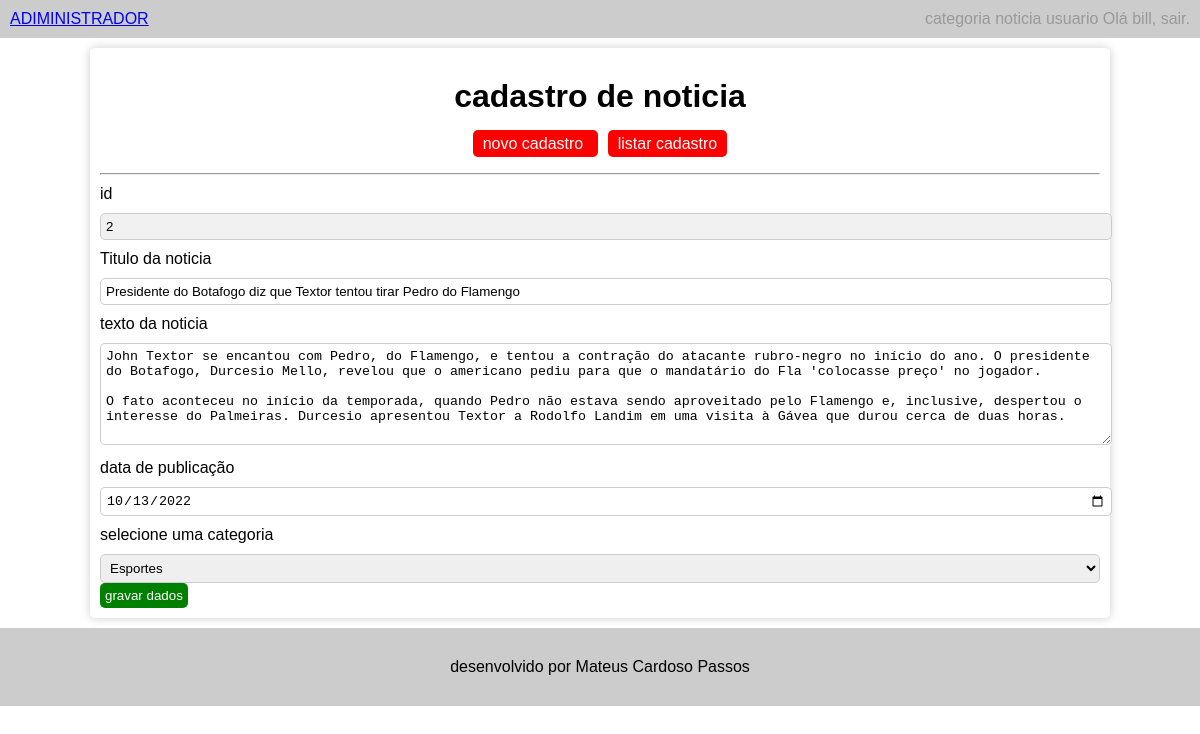
/adm/index.php?acao=cadastrar&tabela=noticia&id=2 (signed in), run on the app's committed database.
### tables this page shows
CREATE TABLE `noticia` (
  `id` int(11) NOT NULL,
  `titulo` varchar(200) NOT NULL,
  `texto` longtext NOT NULL,
  `data` date NOT NULL,
  `categoria_id` int(11) NOT NULL
);

### adm/cadastrar/noticia.php (the view, shortened to what this page needs)
<h1 class="center">cadastro de noticia</h1>
<p class="center">
    <a href="index.php?acao=cadastrar&tabela=noticia" class="btn">
      novo cadastro
    </a>
    <a href="index.php?acao=listar&tabela=noticia" class="btn">
      listar cadastro
    </a>
</p>
<hr>
  <?php
    if(isset ($_GET["id"])){
      $id = (int)$_GET["id"];
      $sqlNoticia = "select * from noticia where id = {$id}";
      $consulta = mysqli_query($con, $sqlNoticia);
      $dados = mysqli_fetch_array($consulta);
    }
    $id = $dados["id"] ?? NULL;
    $titulo = $dados["titulo"] ?? NULL;
    $texto = $dados["texto"] ?? NULL;
    $data = $dados["data"] ?? NULL;
  ?>
<form name="formCadastro" method="post" action="index.php?acao=salvar&tabela=noticia">
  <label for="id">id</label>
  <input type="text" readonly name="id" id="id" class="campo" value="<?=$id?>">
  <label for="titulo">Titulo da noticia</label>
  <input type="text" name="titulo" id="titulo" class="campo" required value="<?=$titulo?>">
  <label for="texto">texto da noticia</label>
  <textarea name="texto" id="texto" required rows="6" class="campo"><?=$texto?></textarea>
  <label for="data">data de publicação</label>
  <input type="date" name="data" id="data" required class="campo" value="<?=$data?>">
  <label for="categoria_id">selecione uma categoria</label>
  <select name="categoria_id" id="categoria_id" required class="campo">
    <?php
      $sql = "select * from categoria order by categoria";
      $consulta = mysqli_query($con, $sql);
      while( $dados = mysqli_fetch_array($consulta)){
        $id = $dados["id"];
        $categoria = $dados["categoria"];
        echo "<option value='{$id}'>{$categoria}</option>";
      }
    ?>
    </select>
    <br>
    <button type="submit">gravar dados</button>
</form>

### adm/style.css (style rules this page uses)
* { margin: 0; padding: 0; }
body { font-family: arial; font-size: 16px; }
label { width: 100%; display: inline-block; margin: 10px 0; }
.campo { width: 100%; border-radius: 5px; padding: 5px; border: 1px solid #ccc; }
button { margin: 0; background-color: green; color: #fff; border-radius: 5px; padding: 5px; border: 0; }
.center { text-align: center; }
.btn { background-color: red; color: white; border-radius: 5px; padding: 5px 10px; margin: 5px; text-decoration: none; }
h1, h2, p { margin: 20px; }
input[readonly] { background: #f1f1f1; }

### data on the page
noticia: id "2", titulo "Presidente do Botafogo diz que Textor tentou tirar Pedro do Flamengo", texto "John Textor se encantou com Pedro, do Flamengo, e tentou a contração do atacante rubro-negro no início do ano. O presidente do Botafogo, Durcesio Mello, revelou que o americano pediu para que o mandatário do Fla 'colocasse preço' no jogador. O fato aconteceu no início da temporada, quando Pedro não estava sendo aproveitado pelo Flamengo e, inclusive, despertou o interesse do Palmeiras. Durcesio apresentou Textor a Rodolfo Landim em uma visita à Gávea que durou cerca de duas horas.", data "10/13/2022"

### other printed values
$login "bill"
form field categoria_id "Esportes"
